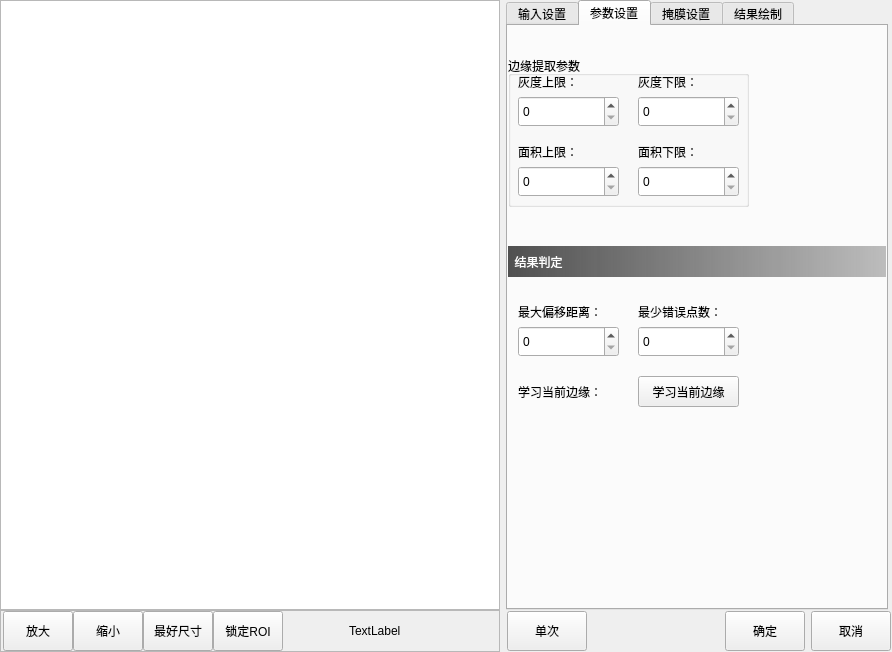
<?xml version="1.0" encoding="UTF-8"?>
<ui version="4.0">
 <class>CMvEdgeDefect</class>
 <widget class="QWidget" name="CMvEdgeDefect">
  <property name="geometry">
   <rect>
    <x>0</x>
    <y>0</y>
    <width>892</width>
    <height>652</height>
   </rect>
  </property>
  <property name="windowTitle">
   <string>边缘缺陷</string>
  </property>
  <layout class="QHBoxLayout" name="horizontalLayout_3">
   <property name="leftMargin">
    <number>0</number>
   </property>
   <property name="topMargin">
    <number>0</number>
   </property>
   <property name="rightMargin">
    <number>0</number>
   </property>
   <property name="bottomMargin">
    <number>0</number>
   </property>
   <item>
    <layout class="QVBoxLayout" name="verticalLayout">
     <property name="spacing">
      <number>0</number>
     </property>
     <item>
      <widget class="QGraphicsView" name="graphicsView_mainImage">
       <property name="minimumSize">
        <size>
         <width>500</width>
         <height>600</height>
        </size>
       </property>
      </widget>
     </item>
     <item>
      <widget class="QFrame" name="frame">
       <property name="minimumSize">
        <size>
         <width>0</width>
         <height>42</height>
        </size>
       </property>
       <property name="maximumSize">
        <size>
         <width>16777215</width>
         <height>42</height>
        </size>
       </property>
       <property name="frameShape">
        <enum>QFrame::StyledPanel</enum>
       </property>
       <property name="frameShadow">
        <enum>QFrame::Raised</enum>
       </property>
       <layout class="QHBoxLayout" name="horizontalLayout">
        <property name="spacing">
         <number>0</number>
        </property>
        <property name="leftMargin">
         <number>2</number>
        </property>
        <property name="topMargin">
         <number>0</number>
        </property>
        <property name="rightMargin">
         <number>0</number>
        </property>
        <property name="bottomMargin">
         <number>0</number>
        </property>
        <item>
         <widget class="QPushButton" name="pushButton_zoomIn">
          <property name="minimumSize">
           <size>
            <width>70</width>
            <height>40</height>
           </size>
          </property>
          <property name="maximumSize">
           <size>
            <width>70</width>
            <height>40</height>
           </size>
          </property>
          <property name="text">
           <string>放大</string>
          </property>
         </widget>
        </item>
        <item>
         <widget class="QPushButton" name="pushButton_zoomOut">
          <property name="minimumSize">
           <size>
            <width>70</width>
            <height>40</height>
           </size>
          </property>
          <property name="maximumSize">
           <size>
            <width>70</width>
            <height>40</height>
           </size>
          </property>
          <property name="text">
           <string>缩小</string>
          </property>
         </widget>
        </item>
        <item>
         <widget class="QPushButton" name="pushButton_zoomBest">
          <property name="minimumSize">
           <size>
            <width>70</width>
            <height>40</height>
           </size>
          </property>
          <property name="maximumSize">
           <size>
            <width>70</width>
            <height>40</height>
           </size>
          </property>
          <property name="text">
           <string>最好尺寸</string>
          </property>
         </widget>
        </item>
        <item>
         <widget class="QPushButton" name="pushButton_lockRoiMove">
          <property name="minimumSize">
           <size>
            <width>70</width>
            <height>40</height>
           </size>
          </property>
          <property name="maximumSize">
           <size>
            <width>70</width>
            <height>40</height>
           </size>
          </property>
          <property name="text">
           <string>锁定ROI</string>
          </property>
         </widget>
        </item>
        <item>
         <spacer name="horizontalSpacer">
          <property name="orientation">
           <enum>Qt::Horizontal</enum>
          </property>
          <property name="sizeHint" stdset="0">
           <size>
            <width>63</width>
            <height>20</height>
           </size>
          </property>
         </spacer>
        </item>
        <item>
         <widget class="QLabel" name="label_mousePos">
          <property name="minimumSize">
           <size>
            <width>150</width>
            <height>40</height>
           </size>
          </property>
          <property name="maximumSize">
           <size>
            <width>150</width>
            <height>40</height>
           </size>
          </property>
          <property name="text">
           <string>TextLabel</string>
          </property>
         </widget>
        </item>
       </layout>
      </widget>
     </item>
    </layout>
   </item>
   <item>
    <layout class="QVBoxLayout" name="verticalLayout_2">
     <property name="spacing">
      <number>0</number>
     </property>
     <item>
      <widget class="QTabWidget" name="tabWidget">
       <property name="minimumSize">
        <size>
         <width>382</width>
         <height>602</height>
        </size>
       </property>
       <property name="maximumSize">
        <size>
         <width>380</width>
         <height>16777215</height>
        </size>
       </property>
       <property name="currentIndex">
        <number>1</number>
       </property>
       <widget class="QWidget" name="tab">
        <attribute name="title">
         <string>输入设置</string>
        </attribute>
        <widget class="QTableWidget" name="tableWidget_input">
         <property name="geometry">
          <rect>
           <x>10</x>
           <y>110</y>
           <width>361</width>
           <height>382</height>
          </rect>
         </property>
         <property name="minimumSize">
          <size>
           <width>361</width>
           <height>382</height>
          </size>
         </property>
         <property name="maximumSize">
          <size>
           <width>361</width>
           <height>382</height>
          </size>
         </property>
         <property name="editTriggers">
          <set>QAbstractItemView::NoEditTriggers</set>
         </property>
         <property name="selectionMode">
          <enum>QAbstractItemView::SingleSelection</enum>
         </property>
         <property name="selectionBehavior">
          <enum>QAbstractItemView::SelectRows</enum>
         </property>
         <property name="showGrid">
          <bool>false</bool>
         </property>
         <attribute name="horizontalHeaderStretchLastSection">
          <bool>true</bool>
         </attribute>
         <attribute name="verticalHeaderVisible">
          <bool>false</bool>
         </attribute>
         <row>
          <property name="text">
           <string>1</string>
          </property>
         </row>
         <row>
          <property name="text">
           <string>2</string>
          </property>
         </row>
         <row>
          <property name="text">
           <string>3</string>
          </property>
         </row>
         <row>
          <property name="text">
           <string>4</string>
          </property>
         </row>
         <column>
          <property name="text">
           <string>输入名称</string>
          </property>
         </column>
         <column>
          <property name="text">
           <string>数据来源</string>
          </property>
         </column>
         <item row="0" column="0">
          <property name="text">
           <string>图像来源</string>
          </property>
         </item>
         <item row="0" column="1">
          <property name="text">
           <string>某个检测器的输出</string>
          </property>
         </item>
         <item row="1" column="0">
          <property name="text">
           <string>ROI来源</string>
          </property>
         </item>
         <item row="1" column="1">
          <property name="text">
           <string>某个检测器的输出</string>
          </property>
         </item>
         <item row="2" column="0">
          <property name="text">
           <string>ROI位置修正</string>
          </property>
         </item>
         <item row="2" column="1">
          <property name="text">
           <string>某个检测器的输出</string>
          </property>
         </item>
         <item row="3" column="0">
          <property name="text">
           <string>掩膜来源</string>
          </property>
         </item>
         <item row="3" column="1">
          <property name="text">
           <string>某个检测器的输出</string>
          </property>
         </item>
        </widget>
        <widget class="QLabel" name="label_funcName">
         <property name="geometry">
          <rect>
           <x>20</x>
           <y>30</y>
           <width>81</width>
           <height>16</height>
          </rect>
         </property>
         <property name="text">
          <string>检测器名称：</string>
         </property>
        </widget>
        <widget class="QLabel" name="label_roiCreat">
         <property name="geometry">
          <rect>
           <x>20</x>
           <y>70</y>
           <width>91</width>
           <height>16</height>
          </rect>
         </property>
         <property name="text">
          <string>ROI来源：</string>
         </property>
        </widget>
        <widget class="QCheckBox" name="checkBox_enableFunc">
         <property name="geometry">
          <rect>
           <x>270</x>
           <y>20</y>
           <width>101</width>
           <height>31</height>
          </rect>
         </property>
         <property name="minimumSize">
          <size>
           <width>101</width>
           <height>31</height>
          </size>
         </property>
         <property name="text">
          <string>启用检测器</string>
         </property>
         <property name="checked">
          <bool>true</bool>
         </property>
        </widget>
        <widget class="QCheckBox" name="checkBox_roiCreat">
         <property name="geometry">
          <rect>
           <x>270</x>
           <y>60</y>
           <width>101</width>
           <height>31</height>
          </rect>
         </property>
         <property name="minimumSize">
          <size>
           <width>101</width>
           <height>31</height>
          </size>
         </property>
         <property name="text">
          <string>自己创建</string>
         </property>
         <property name="checked">
          <bool>true</bool>
         </property>
         <property name="tristate">
          <bool>false</bool>
         </property>
        </widget>
        <widget class="QPlainTextEdit" name="plainTextEdit_funcName">
         <property name="geometry">
          <rect>
           <x>130</x>
           <y>20</y>
           <width>131</width>
           <height>31</height>
          </rect>
         </property>
         <property name="minimumSize">
          <size>
           <width>131</width>
           <height>31</height>
          </size>
         </property>
         <property name="maximumSize">
          <size>
           <width>131</width>
           <height>31</height>
          </size>
         </property>
         <property name="overwriteMode">
          <bool>false</bool>
         </property>
        </widget>
        <widget class="QComboBox" name="comboBox_imageSource">
         <property name="geometry">
          <rect>
           <x>130</x>
           <y>60</y>
           <width>131</width>
           <height>31</height>
          </rect>
         </property>
         <property name="minimumSize">
          <size>
           <width>131</width>
           <height>31</height>
          </size>
         </property>
         <property name="maximumSize">
          <size>
           <width>131</width>
           <height>31</height>
          </size>
         </property>
         <item>
          <property name="text">
           <string>矩形</string>
          </property>
         </item>
         <item>
          <property name="text">
           <string>斜矩形</string>
          </property>
         </item>
         <item>
          <property name="text">
           <string>自定义形状</string>
          </property>
         </item>
        </widget>
       </widget>
       <widget class="QWidget" name="tab_2">
        <attribute name="title">
         <string>参数设置</string>
        </attribute>
        <widget class="QLabel" name="label_figureArea">
         <property name="geometry">
          <rect>
           <x>10</x>
           <y>350</y>
           <width>111</width>
           <height>31</height>
          </rect>
         </property>
         <property name="text">
          <string>学习当前边缘：</string>
         </property>
        </widget>
        <widget class="QLabel" name="label_maximumOffsetDistance">
         <property name="geometry">
          <rect>
           <x>10</x>
           <y>270</y>
           <width>111</width>
           <height>31</height>
          </rect>
         </property>
         <property name="text">
          <string>最大偏移距离：</string>
         </property>
        </widget>
        <widget class="QLabel" name="label_minimumErrorPoints">
         <property name="geometry">
          <rect>
           <x>130</x>
           <y>270</y>
           <width>111</width>
           <height>31</height>
          </rect>
         </property>
         <property name="text">
          <string>最少错误点数：</string>
         </property>
        </widget>
        <widget class="QGroupBox" name="groupBox_edgeDraw">
         <property name="geometry">
          <rect>
           <x>0</x>
           <y>30</y>
           <width>241</width>
           <height>151</height>
          </rect>
         </property>
         <property name="minimumSize">
          <size>
           <width>0</width>
           <height>0</height>
          </size>
         </property>
         <property name="maximumSize">
          <size>
           <width>16777215</width>
           <height>16777215</height>
          </size>
         </property>
         <property name="title">
          <string>边缘提取参数</string>
         </property>
         <widget class="QSpinBox" name="spinBox_grayLevelMin">
          <property name="geometry">
           <rect>
            <x>130</x>
            <y>40</y>
            <width>101</width>
            <height>31</height>
           </rect>
          </property>
          <property name="maximum">
           <number>255</number>
          </property>
         </widget>
         <widget class="QLabel" name="label_grayLevelMin">
          <property name="geometry">
           <rect>
            <x>130</x>
            <y>10</y>
            <width>111</width>
            <height>31</height>
           </rect>
          </property>
          <property name="text">
           <string>灰度下限：</string>
          </property>
         </widget>
         <widget class="QLabel" name="label_grayLevelMax">
          <property name="geometry">
           <rect>
            <x>10</x>
            <y>10</y>
            <width>111</width>
            <height>31</height>
           </rect>
          </property>
          <property name="text">
           <string>灰度上限：</string>
          </property>
         </widget>
         <widget class="QSpinBox" name="spinBox_grayLevelMax">
          <property name="geometry">
           <rect>
            <x>10</x>
            <y>40</y>
            <width>101</width>
            <height>31</height>
           </rect>
          </property>
          <property name="maximum">
           <number>255</number>
          </property>
         </widget>
         <widget class="QLabel" name="label_areaMin">
          <property name="geometry">
           <rect>
            <x>130</x>
            <y>80</y>
            <width>111</width>
            <height>31</height>
           </rect>
          </property>
          <property name="text">
           <string>面积下限：</string>
          </property>
         </widget>
         <widget class="QSpinBox" name="spinBox_areaMin">
          <property name="geometry">
           <rect>
            <x>130</x>
            <y>110</y>
            <width>101</width>
            <height>31</height>
           </rect>
          </property>
          <property name="maximum">
           <number>50000000</number>
          </property>
         </widget>
         <widget class="QLabel" name="label_areaMax">
          <property name="geometry">
           <rect>
            <x>10</x>
            <y>80</y>
            <width>111</width>
            <height>31</height>
           </rect>
          </property>
          <property name="text">
           <string>面积上限：</string>
          </property>
         </widget>
         <widget class="QSpinBox" name="spinBox_areaMax">
          <property name="geometry">
           <rect>
            <x>10</x>
            <y>110</y>
            <width>101</width>
            <height>31</height>
           </rect>
          </property>
          <property name="maximum">
           <number>50000000</number>
          </property>
         </widget>
        </widget>
        <widget class="QSpinBox" name="spinBox_maximumOffsetDistance">
         <property name="geometry">
          <rect>
           <x>10</x>
           <y>300</y>
           <width>101</width>
           <height>31</height>
          </rect>
         </property>
         <property name="maximum">
          <number>1000</number>
         </property>
        </widget>
        <widget class="QSpinBox" name="spinBox_minimumErrorPoints">
         <property name="geometry">
          <rect>
           <x>130</x>
           <y>300</y>
           <width>101</width>
           <height>31</height>
          </rect>
         </property>
         <property name="maximum">
          <number>5000000</number>
         </property>
        </widget>
        <widget class="QLabel" name="label_titleJudged_2">
         <property name="geometry">
          <rect>
           <x>0</x>
           <y>220</y>
           <width>381</width>
           <height>31</height>
          </rect>
         </property>
         <property name="styleSheet">
          <string notr="true">background-color: qlineargradient(spread:pad, x1:0, y1:0, x2:1, y2:0, stop:0 rgba(80, 80, 80, 255), stop:1 rgba(120, 120, 120, 120));
color: rgb(255, 255, 255);</string>
         </property>
         <property name="text">
          <string>  结果判定</string>
         </property>
         <property name="alignment">
          <set>Qt::AlignLeading|Qt::AlignLeft|Qt::AlignVCenter</set>
         </property>
        </widget>
        <widget class="QPushButton" name="pushButton_study">
         <property name="geometry">
          <rect>
           <x>130</x>
           <y>350</y>
           <width>101</width>
           <height>31</height>
          </rect>
         </property>
         <property name="minimumSize">
          <size>
           <width>0</width>
           <height>0</height>
          </size>
         </property>
         <property name="text">
          <string>学习当前边缘</string>
         </property>
        </widget>
       </widget>
       <widget class="QWidget" name="tab_3">
        <attribute name="title">
         <string>掩膜设置</string>
        </attribute>
        <widget class="QWidget" name="widget_Mask" native="true">
         <property name="enabled">
          <bool>false</bool>
         </property>
         <property name="geometry">
          <rect>
           <x>0</x>
           <y>50</y>
           <width>371</width>
           <height>251</height>
          </rect>
         </property>
         <widget class="QLabel" name="label_penWidth">
          <property name="geometry">
           <rect>
            <x>10</x>
            <y>50</y>
            <width>111</width>
            <height>31</height>
           </rect>
          </property>
          <property name="text">
           <string>画笔尺寸：</string>
          </property>
         </widget>
         <widget class="QSpinBox" name="spinBox_lightTime">
          <property name="geometry">
           <rect>
            <x>130</x>
            <y>50</y>
            <width>131</width>
            <height>31</height>
           </rect>
          </property>
          <property name="suffix">
           <string>像素</string>
          </property>
          <property name="minimum">
           <number>5</number>
          </property>
          <property name="maximum">
           <number>1000</number>
          </property>
         </widget>
         <widget class="QPushButton" name="pushButton_maskAll">
          <property name="geometry">
           <rect>
            <x>10</x>
            <y>160</y>
            <width>121</width>
            <height>40</height>
           </rect>
          </property>
          <property name="minimumSize">
           <size>
            <width>0</width>
            <height>40</height>
           </size>
          </property>
          <property name="maximumSize">
           <size>
            <width>16777215</width>
            <height>30</height>
           </size>
          </property>
          <property name="text">
           <string>掩盖所有</string>
          </property>
         </widget>
         <widget class="QPushButton" name="pushButton_maskNull">
          <property name="enabled">
           <bool>false</bool>
          </property>
          <property name="geometry">
           <rect>
            <x>10</x>
            <y>110</y>
            <width>121</width>
            <height>40</height>
           </rect>
          </property>
          <property name="minimumSize">
           <size>
            <width>0</width>
            <height>40</height>
           </size>
          </property>
          <property name="maximumSize">
           <size>
            <width>16777215</width>
            <height>30</height>
           </size>
          </property>
          <property name="text">
           <string>清空掩膜</string>
          </property>
         </widget>
         <widget class="QPushButton" name="pushButton_saveMask">
          <property name="geometry">
           <rect>
            <x>10</x>
            <y>210</y>
            <width>121</width>
            <height>40</height>
           </rect>
          </property>
          <property name="minimumSize">
           <size>
            <width>0</width>
            <height>40</height>
           </size>
          </property>
          <property name="maximumSize">
           <size>
            <width>16777215</width>
            <height>30</height>
           </size>
          </property>
          <property name="text">
           <string>保存修改</string>
          </property>
         </widget>
         <widget class="QLabel" name="label_editMode">
          <property name="geometry">
           <rect>
            <x>10</x>
            <y>10</y>
            <width>111</width>
            <height>31</height>
           </rect>
          </property>
          <property name="text">
           <string>编辑方式：</string>
          </property>
         </widget>
         <widget class="QComboBox" name="comboBox_editMode">
          <property name="geometry">
           <rect>
            <x>130</x>
            <y>10</y>
            <width>131</width>
            <height>31</height>
           </rect>
          </property>
          <item>
           <property name="text">
            <string>增加掩膜</string>
           </property>
          </item>
          <item>
           <property name="text">
            <string>删除掩膜</string>
           </property>
          </item>
         </widget>
        </widget>
        <widget class="QLabel" name="label_dEtectionMask">
         <property name="geometry">
          <rect>
           <x>10</x>
           <y>20</y>
           <width>111</width>
           <height>31</height>
          </rect>
         </property>
         <property name="text">
          <string>检测区域的掩膜：</string>
         </property>
        </widget>
        <widget class="QComboBox" name="comboBox_dEtectionMask">
         <property name="geometry">
          <rect>
           <x>130</x>
           <y>20</y>
           <width>131</width>
           <height>31</height>
          </rect>
         </property>
         <item>
          <property name="text">
           <string>不使用掩膜</string>
          </property>
         </item>
         <item>
          <property name="text">
           <string>本检测器ROI内掩膜</string>
          </property>
         </item>
         <item>
          <property name="text">
           <string>其他算法的掩膜</string>
          </property>
         </item>
        </widget>
       </widget>
       <widget class="QWidget" name="tab_4">
        <attribute name="title">
         <string>结果绘制</string>
        </attribute>
        <widget class="QCheckBox" name="checkBox_valuTrig">
         <property name="geometry">
          <rect>
           <x>270</x>
           <y>20</y>
           <width>101</width>
           <height>31</height>
          </rect>
         </property>
         <property name="text">
          <string>启用绘制</string>
         </property>
         <property name="checked">
          <bool>true</bool>
         </property>
        </widget>
        <widget class="QLabel" name="label_lineColour">
         <property name="geometry">
          <rect>
           <x>10</x>
           <y>60</y>
           <width>121</width>
           <height>31</height>
          </rect>
         </property>
         <property name="text">
          <string>线条颜色：</string>
         </property>
        </widget>
        <widget class="QSpinBox" name="spinBox_lineWidth">
         <property name="geometry">
          <rect>
           <x>130</x>
           <y>20</y>
           <width>131</width>
           <height>31</height>
          </rect>
         </property>
         <property name="suffix">
          <string>磅</string>
         </property>
         <property name="minimum">
          <number>1</number>
         </property>
         <property name="maximum">
          <number>5</number>
         </property>
        </widget>
        <widget class="QComboBox" name="comboBox_lineColour">
         <property name="geometry">
          <rect>
           <x>130</x>
           <y>60</y>
           <width>131</width>
           <height>31</height>
          </rect>
         </property>
         <item>
          <property name="text">
           <string>颜色</string>
          </property>
         </item>
        </widget>
        <widget class="QLabel" name="label_lineWidth">
         <property name="geometry">
          <rect>
           <x>10</x>
           <y>20</y>
           <width>121</width>
           <height>31</height>
          </rect>
         </property>
         <property name="text">
          <string>线条宽度：</string>
         </property>
        </widget>
       </widget>
      </widget>
     </item>
     <item>
      <layout class="QHBoxLayout" name="horizontalLayout_2">
       <property name="leftMargin">
        <number>1</number>
       </property>
       <property name="topMargin">
        <number>1</number>
       </property>
       <property name="rightMargin">
        <number>1</number>
       </property>
       <property name="bottomMargin">
        <number>1</number>
       </property>
       <item>
        <widget class="QPushButton" name="pushButton_ones">
         <property name="minimumSize">
          <size>
           <width>80</width>
           <height>40</height>
          </size>
         </property>
         <property name="maximumSize">
          <size>
           <width>80</width>
           <height>40</height>
          </size>
         </property>
         <property name="text">
          <string>单次</string>
         </property>
        </widget>
       </item>
       <item>
        <spacer name="horizontalSpacer_2">
         <property name="orientation">
          <enum>Qt::Horizontal</enum>
         </property>
         <property name="sizeHint" stdset="0">
          <size>
           <width>40</width>
           <height>20</height>
          </size>
         </property>
        </spacer>
       </item>
       <item>
        <widget class="QPushButton" name="pushButton_affirm">
         <property name="minimumSize">
          <size>
           <width>80</width>
           <height>40</height>
          </size>
         </property>
         <property name="maximumSize">
          <size>
           <width>80</width>
           <height>40</height>
          </size>
         </property>
         <property name="text">
          <string>确定</string>
         </property>
        </widget>
       </item>
       <item>
        <widget class="QPushButton" name="pbPrev_cancel">
         <property name="minimumSize">
          <size>
           <width>80</width>
           <height>40</height>
          </size>
         </property>
         <property name="maximumSize">
          <size>
           <width>80</width>
           <height>40</height>
          </size>
         </property>
         <property name="text">
          <string>取消</string>
         </property>
        </widget>
       </item>
      </layout>
     </item>
    </layout>
   </item>
  </layout>
 </widget>
 <layoutdefault spacing="6" margin="11"/>
 <resources>
  <include location="CMvContourMatching.qrc"/>
 </resources>
 <connections/>
</ui>
